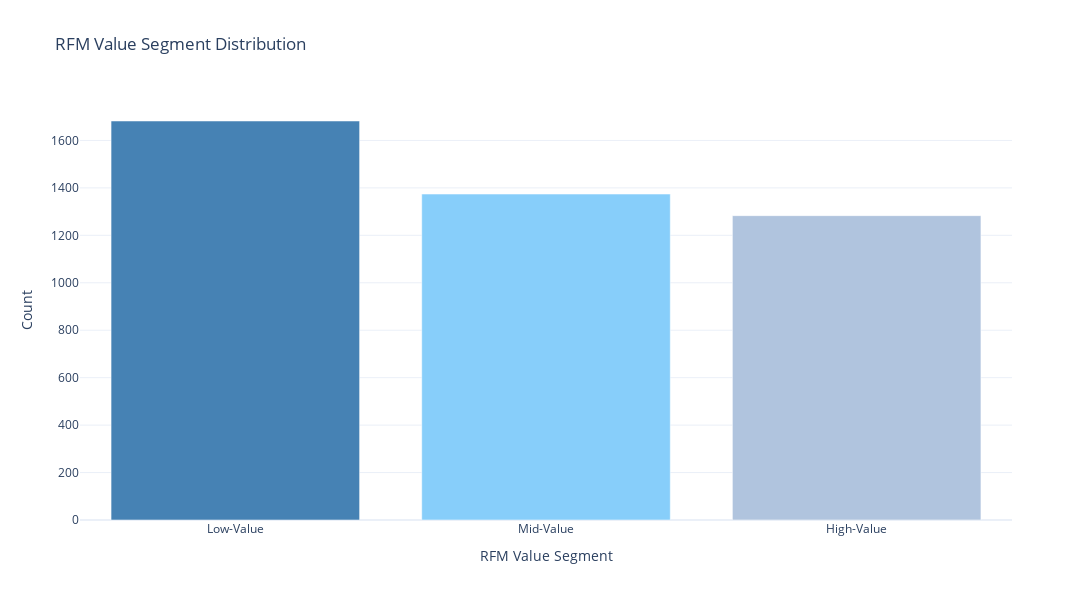

The cell this chart's notebook holds for it:
### Code cell
# RFM Segment Distribution
segment_counts = segmented_rfm['Value Segment'].value_counts().reset_index()
segment_counts.columns = ['Value Segment', 'Count']


# Create the bar chart
fig_segment_dist = px.bar(segment_counts, x='Value Segment', y='Count', 
                          color='Value Segment', color_discrete_sequence=['steelblue','lightskyblue','lightsteelblue'],
                          title='RFM Value Segment Distribution', width = 1300, height = 600)

# Update the layout
fig_segment_dist.update_layout(xaxis_title='RFM Value Segment',
                              yaxis_title='Count',
                              showlegend=False)

# Show the figure
fig_segment_dist.show()

### Figure 1 — Plotly figure (JSON) as saved in the notebook; plotly's stock layout.template omitted (floating-point values rounded to 4 significant figures)
{"data": [{"alignmentgroup": "True", "hovertemplate": "Value Segment=%{x}<br>Count=%{y}<extra></extra>", "legendgroup": "Low-Value", "marker": {"color": "steelblue", "pattern": {"shape": ""}}, "name": "Low-Value", "offsetgroup": "Low-Value", "orientation": "v", "showlegend": true, "textposition": "auto", "type": "bar", "x": ["Low-Value"], "xaxis": "x", "y": [1682], "yaxis": "y"}, {"alignmentgroup": "True", "hovertemplate": "Value Segment=%{x}<br>Count=%{y}<extra></extra>", "legendgroup": "Mid-Value", "marker": {"color": "lightskyblue", "pattern": {"shape": ""}}, "name": "Mid-Value", "offsetgroup": "Mid-Value", "orientation": "v", "showlegend": true, "textposition": "auto", "type": "bar", "x": ["Mid-Value"], "xaxis": "x", "y": [1374], "yaxis": "y"}, {"alignmentgroup": "True", "hovertemplate": "Value Segment=%{x}<br>Count=%{y}<extra></extra>", "legendgroup": "High-Value", "marker": {"color": "lightsteelblue", "pattern": {"shape": ""}}, "name": "High-Value", "offsetgroup": "High-Value", "orientation": "v", "showlegend": true, "textposition": "auto", "type": "bar", "x": ["High-Value"], "xaxis": "x", "y": [1283], "yaxis": "y"}], "layout": {"barmode": "relative", "height": 600, "legend": {"title": {"text": "Value Segment"}, "tracegroupgap": 0}, "showlegend": false, "title": {"text": "RFM Value Segment Distribution"}, "width": 1300, "xaxis": {"anchor": "y", "categoryarray": ["Low-Value", "Mid-Value", "High-Value"], "categoryorder": "array", "domain": [0, 1], "title": {"text": "RFM Value Segment"}}, "yaxis": {"anchor": "x", "domain": [0, 1], "title": {"text": "Count"}}}}
